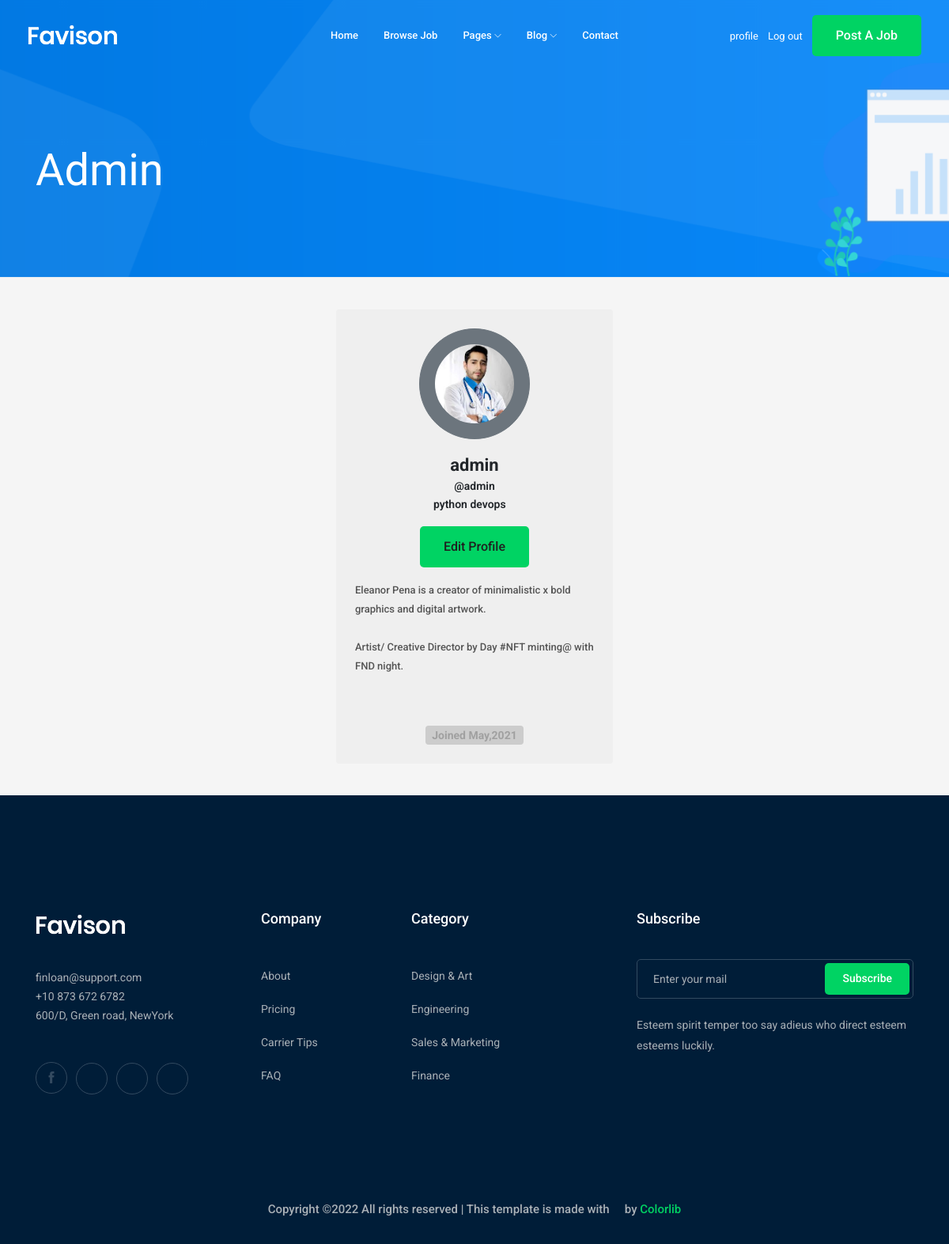
The app's page /accounts/profile (signed in) with its own data.
### accounts/models.py (models this page shows, shortened)
class Profile(models.Model):
    user=models.OneToOneField(User,on_delete=models.CASCADE)
    img=models.ImageField(upload_to= upload_img)
    job=models.CharField(max_length=100,null=True,blank=True)
    website=models.URLField()
    cv=models.FileField(validators=[validate_file_extension],upload_to="cv/",null=True,blank=True)
    DOB=models.DateField(verbose_name="date of birth",null=True,blank=True)
    gender=models.CharField(max_length=20,choices=(('male','male'),('female','female')),null=True,blank=True)
    phone_number= models.CharField(validators=[ RegexValidator(regex=r'^(010|011|012|015)\d{8}$',message="egyption number please")],max_length=11,null=True,blank=True,unique=True)

### accounts/views.py (the view)
# urls.py: path("profile",views.profile,name="profile"),
def profile(request):
    profile=Profile.objects.get(user=request.user)
    return render(request,"profile/profile.html",{"profile":profile})

### accounts/templates/profile/profile.html (shortened to what this page needs)
{% extends "base.html" %}
{% load bootstrap4 %}
{% block content %}
<div class="bradcam_area bradcam_bg_1">
    <div class="container">
        <div class="row">
            <div class="col-xl-12">
                <div class="bradcam_text">
                    <h3>{{profile.user}}</h3>
                </div>
            </div>
        </div>
    </div>
</div>
<div class="container mt-4 mb-4 p-3 d-flex justify-content-center">
    <div class="card p-4"> <div class=" image d-flex flex-column justify-content-center align-items-center">
         <button class="btn btn-secondary"> <img style="max-width: 120px; height: auto;  border-radius: 50%;" src={{profile.img.url}} height="100" width="100" />
        </button> <span class="name mt-3">{{profile.user}}</span> <span class="idd">@{{profile.user}}</span>
        <div class="d-flex flex-row justify-content-center align-items-center gap-2"> <span class="idd">{{profile.job}}</span>
            <span><i class="fa fa-copy"></i></span> </div> <div class="d-flex flex-row justify-content-center align-items-center mt-3">
                    <button class="boxed-btn3 w-100"><a href={% url 'accounts:profile_edit' %}> Edit Profile </a></button> </div> <div class="text mt-3">
                         <span>Eleanor Pena is a creator of minimalistic x bold graphics and digital artwork.<br><br> Artist/ Creative Director by Day #NFT minting@ with FND night. </span>
                        </div>
                        <div class="gap-3 mt-3 icons d-flex flex-row justify-content-center align-items-center">
                            <span><i class="fa fa-twitter"></i></span> <span><i class="fa fa-facebook-f"></i></span>
                            <span><i class="fa fa-instagram"></i></span>
                             <span><i class="fa fa-linkedin"></i></span> </div>
                            <div class=" px-2 rounded mt-4 date ">
                                <span class="join">Joined May,2021</span>
                             </div>
                             </div>
                            </div>
</div>
{% endblock content %}

### accounts/templates/profile/profile.html (style rules this page uses)
* { margin: 0; padding: 0 }
body { background-color: rgb(245, 245, 245) }
.card { width: 350px; background-color: #efefef; border: none; cursor: pointer; transition: all 0.5s; }
.image img { transition: all 0.5s }
.btn { height: 140px; width: 140px; border-radius: 50% }
.name { font-size: 22px; font-weight: bold }
.idd { font-size: 14px; font-weight: 600 }
.text span { font-size: 13px; color: #545454; font-weight: 500 }
.icons i { font-size: 19px }
.join { font-size: 14px; color: #a0a0a0; font-weight: bold }
.date { background-color: #ccc }

### records on screen
Profile: user "Admin", img (placeholder picture), user "admin", job "python devops"
